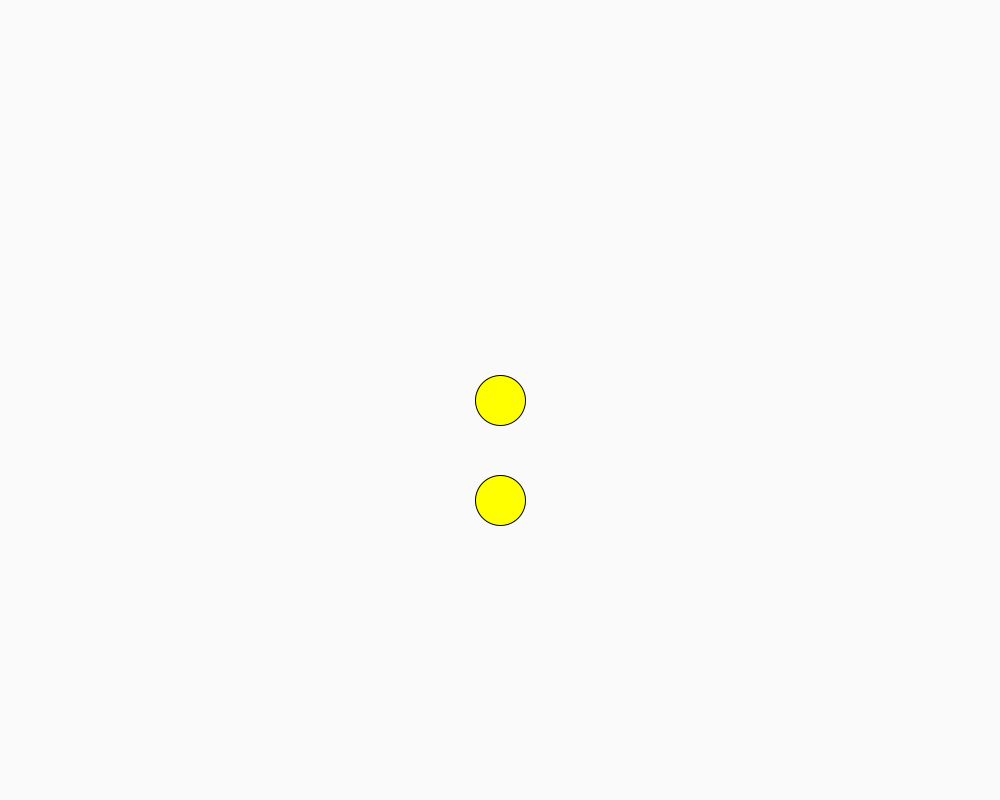
Frame 1 (no input)
Frame 60 (the mouse pressed at the canvas centre just before this capture): identical to frame 1, image omitted
Frame 120 (the mouse held since frame 60 and released just before this capture): identical to frame 1, image omitted

The Processing sketch that drew this single still picture (run headless with seeded random() and noise(); from frame 60 on, the mouse is pressed at the canvas centre):

// Processing sketch: Day9_v3
// ── Day9_v3.pde
Ball myBall;
Ball mySecondBall;
int myInt;
PVector myLocation;
PVector spacing;

void setup(){
  size(1000, 800);
  background(109);
  spacing = new PVector(500, 500);
//  location = new PVector(width/2, height/2);
//  velocity = new PVector(0,0);
  myLocation = new PVector (width/2, height/2);
  myBall = new Ball(myLocation);
  mySecondBall = new Ball(spacing);
}

void draw(){
  background(250);
  myBall.display();
  mySecondBall.display();
  myBall.keyPressed();
  mySecondBall.keyPressed();
}


// ── Ball.pde
class Ball {

  PVector location;
  PVector velocity;
  
  Ball(PVector location){
    this.location = location;
    this.velocity = velocity;
    velocity = new PVector(0, 0);
  }
  
  void display(){
    location.add(velocity);
    fill(255, 255, 0);
    ellipse(location.x, location.y, 50, 50);
    if (location.x >= width){
      location.x = 0;
    } else if (location.x <= 0){
      location.x = width;
    }
  }
  void keyPressed(){
  if (key == CODED){
    if (keyCode == LEFT){
      velocity.x -=1;
    }
    if (keyCode == RIGHT){
      velocity.x += 1;
    }
  }
}
}
